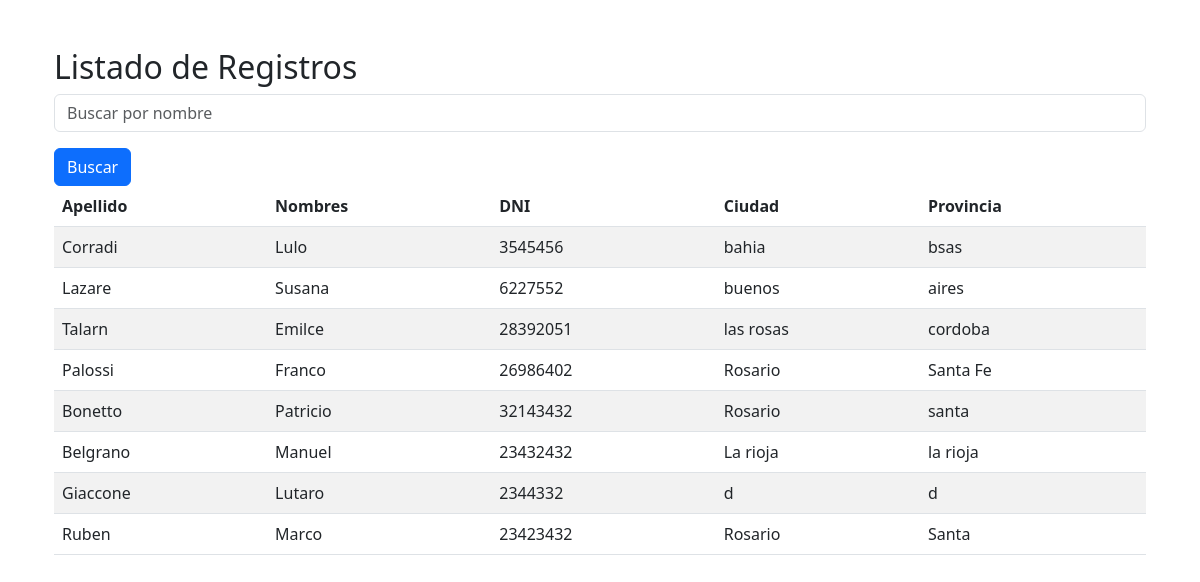
Screenshot of /listado/ (signed in) with the database file from the repository.
### registro/models.py (models this page shows, shortened)
class Registro(models.Model):
    apellido = models.CharField(max_length=100)
    nombres = models.CharField(max_length=100)
    dni = models.CharField(max_length=20)
    fecha_nac = models.DateField()
    ciudad = models.CharField(max_length=100)
    provincia = models.CharField(max_length=100)
    nombre_apellido_paterno = models.CharField(max_length=100)
    nombre_apellido_materno = models.CharField(max_length=100)
    celular = models.CharField(max_length=20)
    domicilio_actual = models.CharField(max_length=255)
    correo_electronico = models.EmailField()
    foto = models.ImageField(upload_to='static/fotos/')
    ministerio = models.CharField(max_length=100)
    registro = models.CharField(max_length=100)
    tipo_pabellon = models.CharField(max_length=100)
    numero_pabellon = models.CharField(max_length=100)
    seccion_pabellon = models.CharField(max_length=100)
    otros_pabellon = models.CharField(max_length=255, blank=True, null=True)
    autorizacion_iglesia = models.FileField(upload_to='static/autorizaciones/')

### registro/views.py (the view)
# urls.py: path('listado/', views.listado_registros, name='listado_registros'),
@login_required
def listado_registros(request):
    query = request.GET.get('q')
    if query:
        registros = Registro.objects.filter(nombres__icontains=query)
    else:
        registros = Registro.objects.all()
    return render(request, 'listado.html', {'registros': registros})

### registro/templates/listado.html (shortened to what this page needs)
{% load static %}
<!DOCTYPE html>
<html lang="es">
<head>
    <link href="https://cdn.jsdelivr.net/npm/bootstrap@5.3.0/dist/css/bootstrap.min.css" rel="stylesheet">
</head>
<body>
    <div class="container">
        <div class="container">
            <h2 class="mt-5">Listado de Registros</h2>
            <form method="get" action="{% url 'registro:listado_registros' %}">
                <div class="mb-3">
                    <input type="text" name="q" class="form-control" placeholder="Buscar por nombre" value="{{ request.GET.q }}">
                </div>
                <button type="submit" class="btn btn-primary">Buscar</button>
            </form>
            <table class="table table-striped">
                <thead>
                    <tr>
                        <th>Apellido</th>
                        <th>Nombres</th>
                        <th>DNI</th>
                        <th>Ciudad</th>
                        <th>Provincia</th>
                    </tr>
                </thead>
                <tbody>
                    {% for registro in registros %}
                    <tr>
                        <td>{{ registro.apellido }}</td>
                        <td>{{ registro.nombres }}</td>
                        <td>{{ registro.dni }}</td>
                        <td>{{ registro.ciudad }}</td>
                        <td>{{ registro.provincia }}</td>
                    </tr>
                    {% endfor %}
                </tbody>
            </table>
        </div>
    </div>
</body>
</html>

### rows the page displays
Registro: apellido "Corradi", nombres "Lulo", dni "3545456", ciudad "bahia", provincia "bsas"
Registro: apellido "Lazare", nombres "Susana", dni "6227552", ciudad "buenos", provincia "aires"
Registro: apellido "Talarn", nombres "Emilce", dni "28392051", ciudad "las rosas", provincia "cordoba"
Registro: apellido "Palossi", nombres "Franco", dni "26986402", ciudad "Rosario", provincia "Santa Fe"
Registro: apellido "Bonetto", nombres "Patricio", dni "32143432", ciudad "Rosario", provincia "santa"
Registro: apellido "Belgrano", nombres "Manuel", dni "23432432", ciudad "La rioja", provincia "la rioja"
Registro: apellido "Giaccone", nombres "Lutaro", dni "2344332", ciudad "d", provincia "d"
Registro: apellido "Ruben", nombres "Marco", dni "23423432", ciudad "Rosario", provincia "Santa"
